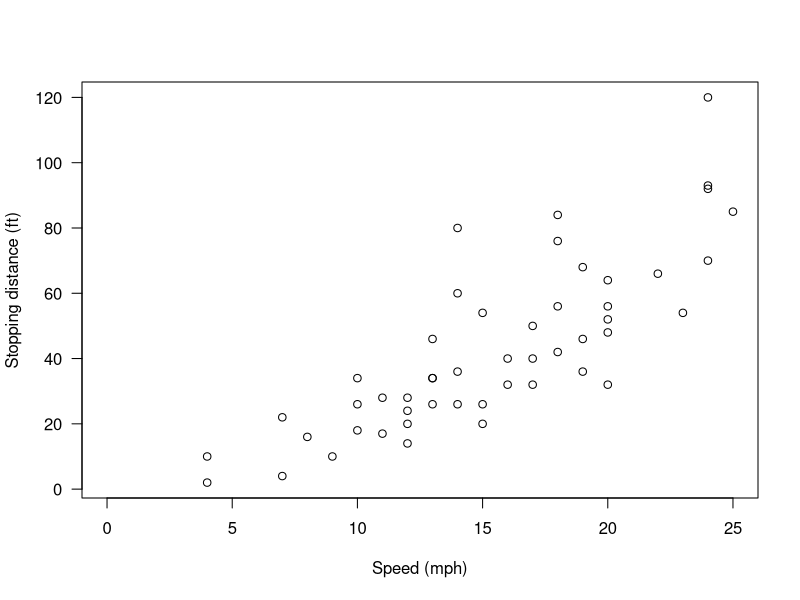

Recreate this plot in R. (Note: this script raises an error after producing the figure.)
options(scipen = 999)

cor(cars$speed, cars$dist)
cor(cars$dist, cars$speed)
plot(cars, xlab = "Speed (mph)", ylab = "Stopping distance (ft)",
    las = 1, xlim = c(0, 25))
d <- seq(0, 25, length.out = 200)
fm1 <- lm(dist ~ speed, data = cars)
lines(d, predict(fm1, data.frame(speed = d)), col = degree)
plot(predict(fm1, data.frame(speed = d), interval = 'confidence'))
summary(fm1)
anova(fm1)

install.packages('languageserver', repos = 'https://cran.fiocruz.br/')
x <- rnorm(15)
y <- x + rnorm(15)

plot(x, y)
predict(lm(y ~ x))
new <- data.frame(x = seq(-3, 3, 0.5))
predict(lm(y ~ x), new, se.fit = TRUE)
pred.w.plim <- predict(lm(y ~ x), new, interval = "prediction")
pred.w.clim <- predict(lm(y ~ x), new, interval = "confidence")
matplot(new$x, cbind(pred.w.clim, pred.w.plim[,-1]),
        lty = c(1,2,2,3,3), type = "l", ylab = "predicted y", lwd = 5)


head(iris,20)
str(iris)
fm1 <- lm(Sepal.Length ~ Species, data = iris) #Sepal.Width + Petal.Length^2 + log(Petal.Width) +
summary(fm1)
anova(fm1)

#?t.test
